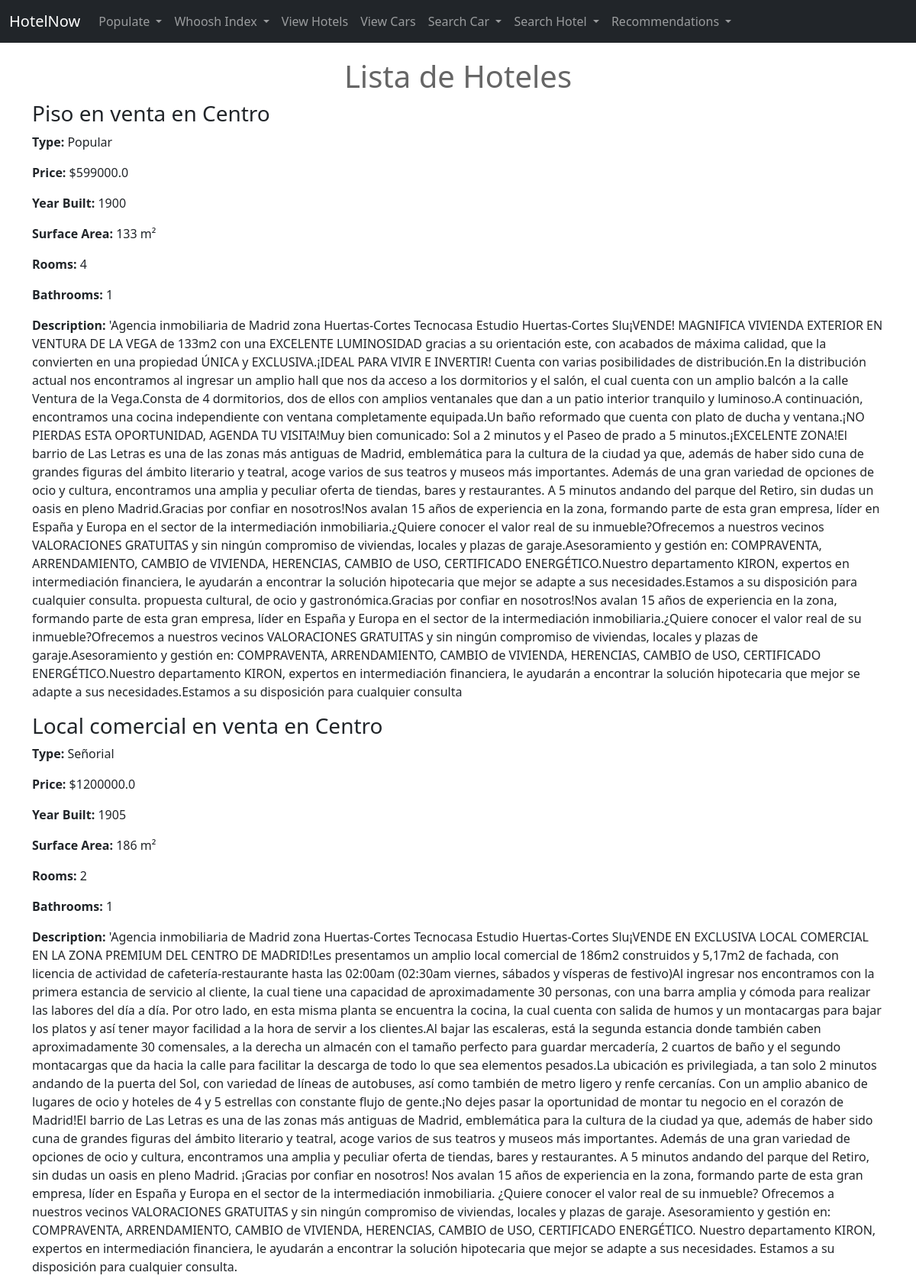
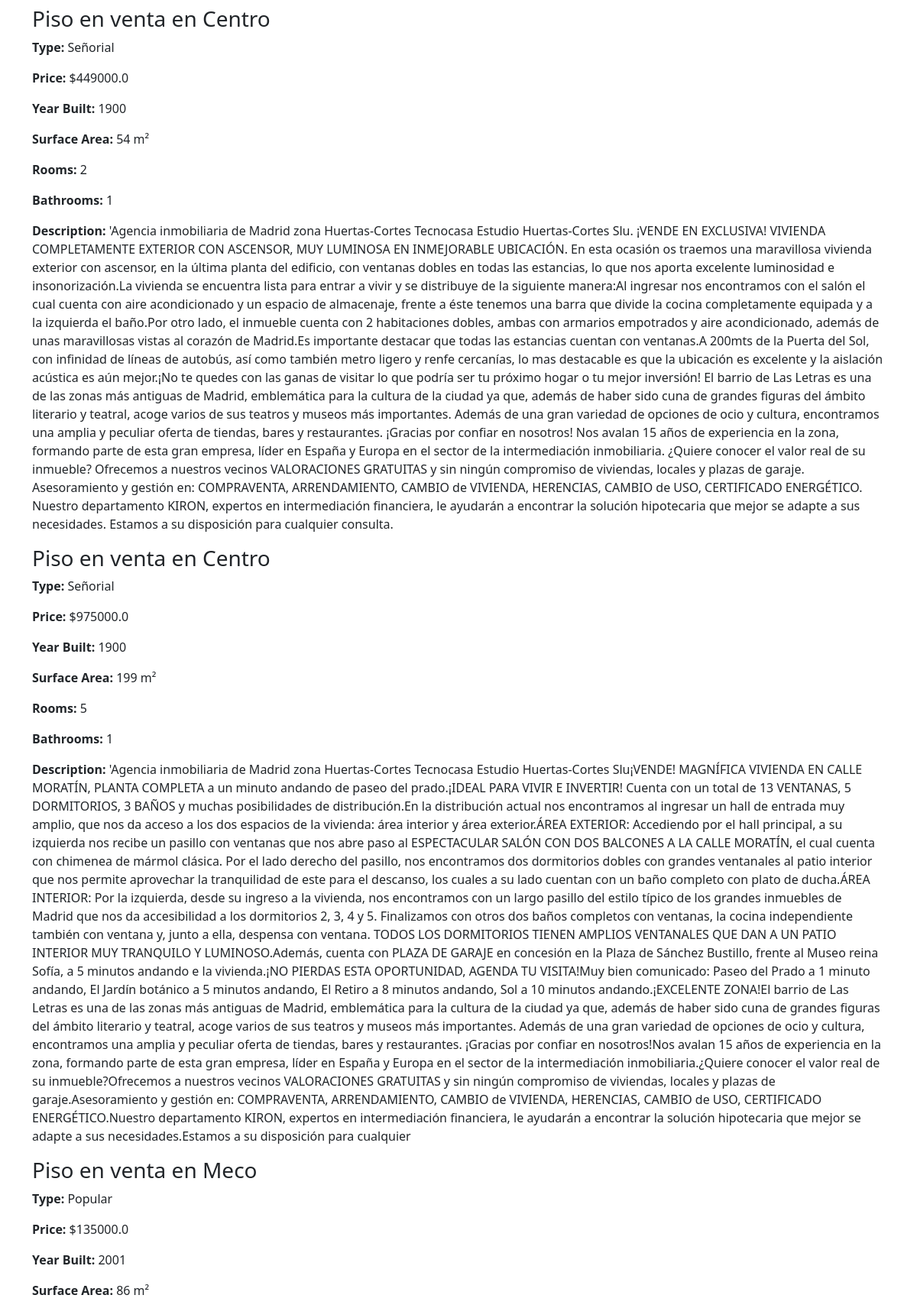
The page /hotel/view_hotels/?page=4 (upper part) on the database its author committed (2 pictures, top to bottom).
### hotel/models.py (models this page shows, shortened)
class Hotel(models.Model):
    titulo = models.CharField(max_length=255)
    descripcion = models.TextField(null=True, blank=True)
    precio = models.FloatField()
    precio_alquiler = models.FloatField(null=True, blank=True)
    anyo_construccion = models.PositiveIntegerField()
    tipo = models.ForeignKey(Tipo, on_delete=models.SET_NULL, null=True)  # Not unique, allows multiple hotels of the same type
    surface = models.PositiveIntegerField()
    bathrooms = models.PositiveIntegerField()
    rooms = models.PositiveIntegerField()

class Tipo(models.Model):
    nombre = models.CharField(max_length=100, unique=True)  # Ensures each type name is unique

### hotel/views.py (the view)
# urls.py: path('view_hotels/', views.ViewHotels),
def ViewHotels(request):
    hotels = Hotel.objects.all()  # Fetch all hotel
    paginator = Paginator(hotels, 5)
    page_number = request.GET.get('page')
    page_obj = paginator.get_page(page_number)
    return render(request, 'view_hotels.html', {'page_obj': page_obj})

### hotel/templates/view_hotels.html (shortened to what this page needs)
{% extends 'base.html' %}
{% block content %}
<h1 class="text-center">Lista de Hoteles</h1>
<div class="hotel-grid">
    {% for hotel in page_obj %}
        <div class="hotel-card">
            <div class="hotel-details">
                <h3>{{ hotel.titulo }}</h3>
                <p><strong>Type:</strong> {{ hotel.tipo.nombre }}</p>
                <p><strong>Price:</strong> ${{ hotel.precio }}</p>
                <p><strong>Year Built:</strong> {{ hotel.anyo_construccion }}</p>
                <p><strong>Surface Area:</strong> {{ hotel.surface }} m²</p>
                <p><strong>Rooms:</strong> {{ hotel.rooms }}</p>
                <p><strong>Bathrooms:</strong> {{ hotel.bathrooms }}</p>
                {% if hotel.descripcion %}
                    <p><strong>Description:</strong> {{ hotel.descripcion }}</p>
                {% endif %}
            </div>
        </div>
    {% empty %}
    <p class="text-center">No hay hoteles disponibles.</p>
    {% endfor %}
</div>
{% endblock %}

### static/css/car.css (style rules this page uses)
.text-center { text-align: center; color: #666; margin-top: 20px; }

### rows shown on the page
Hotel: titulo "Piso en venta en Centro", tipo.nombre "Popular", precio "599000.0", anyo_construccion "1900", surface "133", rooms "4", bathrooms "1", descripcion "'Agencia inmobiliaria de Madrid zona Huertas-Cortes Tecnocasa Estudio Huertas-Cortes Slu¡VENDE! MAGNIFICA VIVIENDA EXTERIOR EN VENTURA DE LA VEGA de 133m2 con una EXCELENTE LUMINOSIDAD gracias a su orientación este, con acabados de máxima calidad, que la convierten en una propiedad ÚNICA y EXCLUSIVA.¡IDEAL PARA VIVIR E INVERTIR! Cuenta con varias posibilidades de distribución.En la distribución actual nos encontramos al ingresar un amplio hall que nos da acceso a los dormitorios y el salón, el cual cuenta con un amplio balcón a la calle Ventura de la Vega.Consta de 4 dormitorios, dos de ellos con amplios ventanales que dan a un patio interior tranquilo y luminoso.A continuación, encontramos…"
Hotel: titulo "Local comercial en venta en Centro", tipo.nombre "Señorial", precio "1200000.0", anyo_construccion "1905", surface "186", rooms "2", bathrooms "1", descripcion "'Agencia inmobiliaria de Madrid zona Huertas-Cortes Tecnocasa Estudio Huertas-Cortes Slu¡VENDE EN EXCLUSIVA LOCAL COMERCIAL EN LA ZONA PREMIUM DEL CENTRO DE MADRID!Les presentamos un amplio local comercial de 186m2 construidos y 5,17m2 de fachada, con licencia de actividad de cafetería-restaurante hasta las 02:00am (02:30am viernes, sábados y vísperas de festivo)Al ingresar nos encontramos con la primera estancia de servicio al cliente, la cual tiene una capacidad de aproximadamente 30 personas, con una barra amplia y cómoda para realizar las labores del día a día. Por otro lado, en esta misma planta se encuentra la cocina, la cual cuenta con salida de humos y un montacargas para bajar los…"
Hotel: titulo "Piso en venta en Centro", tipo.nombre "Señorial", precio "449000.0", anyo_construccion "1900", surface "54", rooms "2", bathrooms "1", descripcion "'Agencia inmobiliaria de Madrid zona Huertas-Cortes Tecnocasa Estudio Huertas-Cortes Slu. ¡VENDE EN EXCLUSIVA! VIVIENDA COMPLETAMENTE EXTERIOR CON ASCENSOR, MUY LUMINOSA EN INMEJORABLE UBICACIÓN. En esta ocasión os traemos una maravillosa vivienda exterior con ascensor, en la última planta del edificio, con ventanas dobles en todas las estancias, lo que nos aporta excelente luminosidad e insonorización.La vivienda se encuentra lista para entrar a vivir y se distribuye de la siguiente manera:Al ingresar nos encontramos con el salón el cual cuenta con aire acondicionado y un espacio de almacenaje, frente a éste tenemos una barra que divide la cocina completamente equipada y a la izquierda el…"
Hotel: titulo "Piso en venta en Centro", tipo.nombre "Señorial", precio "975000.0", anyo_construccion "1900", surface "199", rooms "5", bathrooms "1", descripcion "'Agencia inmobiliaria de Madrid zona Huertas-Cortes Tecnocasa Estudio Huertas-Cortes Slu¡VENDE! MAGNÍFICA VIVIENDA EN CALLE MORATÍN, PLANTA COMPLETA a un minuto andando de paseo del prado.¡IDEAL PARA VIVIR E INVERTIR! Cuenta con un total de 13 VENTANAS, 5 DORMITORIOS, 3 BAÑOS y muchas posibilidades de distribución.En la distribución actual nos encontramos al ingresar un hall de entrada muy amplio, que nos da acceso a los dos espacios de la vivienda: área interior y área exterior.ÁREA EXTERIOR: Accediendo por el hall principal, a su izquierda nos recibe un pasillo con ventanas que nos abre paso al ESPECTACULAR SALÓN CON DOS BALCONES A LA CALLE MORATÍN, el cual cuenta con chimenea de mármol…"
Hotel: titulo "Piso en venta en Meco", tipo.nombre "Popular", precio "135000.0", anyo_construccion "2001", surface "86"
